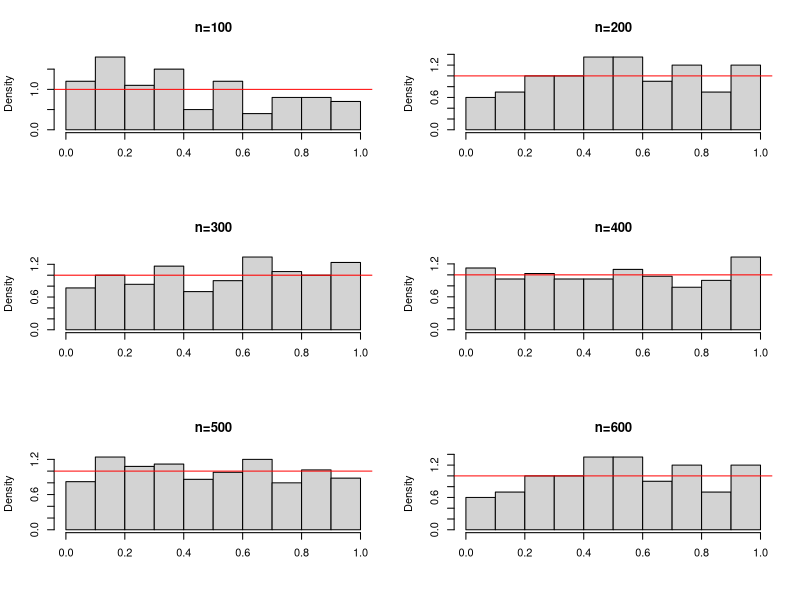
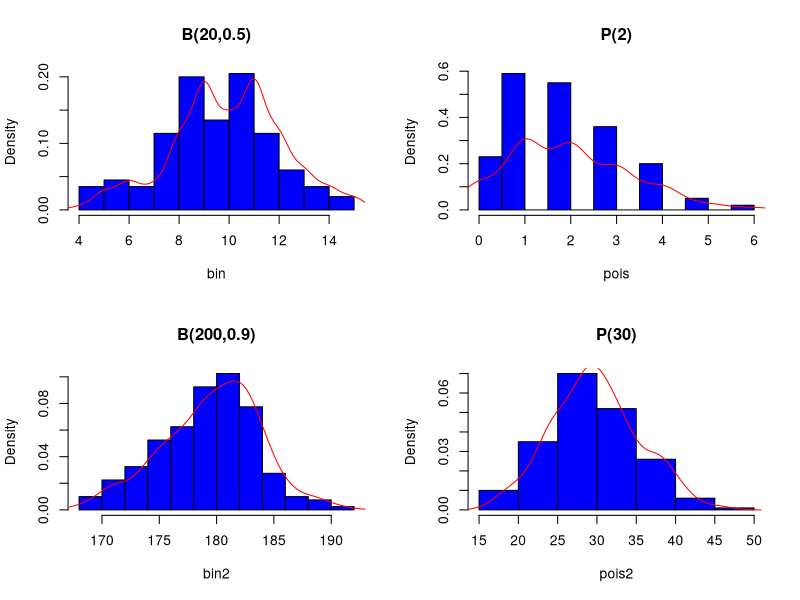
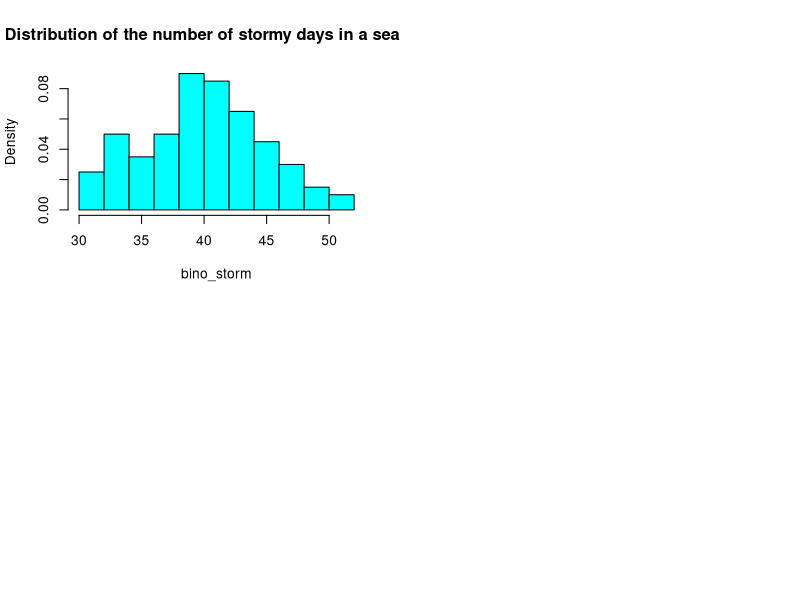

Recreate these plots in R, in order.

                        #=================================#
                        #=====   Simluation           ====#
                        #=================================#


#===========================================================
# Exercise 1 Random numbers generation
#===========================================================


set.seed(1234)  # random number seed for sampling repeatability



# Get a vector of 4 numbers
runif(4)  #by default is generated an uniform in (0,1)


# Get a vector of 3 numbers from 0 to 100
runif(3, min=0, max=100)


# Get 3 integers from 0 to 100
# Use max=101 because it will never actually equal 101
floor(runif(3, min=0, max=101))  

# This will do the same thing
sample(1:100, 3, replace=T)

# To generate integers WITHOUT replacement:
sample(1:100, 3, replace=F)


#comparison of several samples generated from U(0,1)

x<-runif(100)
y<-runif(200)
z<-runif(300)
k<-runif(400)
w<-runif(500)
j<-runif(600)

par(mfrow=c(3,2))

hist(x,main="n=100",prob=T,xlab="")
abline(h=1,col="red")
hist(y,main="n=200",prob=T,xlab="")
abline(h=1,col="red")
hist(z,main="n=300",prob=T,xlab="")
abline(h=1,col="red")
hist(k,main="n=400",prob=T,xlab="")
abline(h=1,col="red")
hist(w,main="n=500",prob=T,xlab="")
abline(h=1,col="red")
hist(y,main="n=600",prob=T,xlab="")
abline(h=1,col="red")


#------------------------------------------
# Exercise 2 Multinomial simulation
#----------------------------------------

pa.star<-0.21
pb.star<-0.08
p0.star<-0.71



pA<-pa.star*(2-pa.star-2*pb.star)
pB<-pb.star*(2-pb.star-2*pa.star)
pAB<-2*pa.star*pb.star
p0<-(1-pa.star-pb.star)^2

pA+pB+pAB+p0



Result<-matrix(,5,4)
colnames(Result)<-c("A","B","AB","0")
rownames(Result)<-c("run1","run2","run3","run4","run5")
j<-1

for (j in 1:5) {
  
u<-runif(2128)  #simulation of uniform random numbers
A<-0
AB<-0
B<-0
n0<-0
i<-1
for(i in 1:2128){   #loop 
  
  if (u[i]>0 & u[i]<=pA)  #subinterval 1
    
    A<-A+1  
  
  if (u[i]>pA  & u[i]<=pA+pB) #subinterval 2
    B<-B+1
  
  if (u[i]>pA+pB  & u[i]<=pA+pB+pAB)  #subinteral 3
    AB<-AB+1
  
  if (u[i]>pA+pB+pAB & u[i]<=1)                 
    n0<-n0+1
  
}

Result[j,]<-c(A,B,AB,n0)
j<-j+1

}

print(Result)
print("A=725, B=258, AB=72, 0=1073")


#------------------------------------------
# Exercise 3
#----------------------------------------



bin<-rbinom(200,20,0.5) # B(20,0.5)
pois<-rpois(200,2)      # P(2)
bin2<-rbinom(200,200,0.9) # B(20,0.5)
pois2<-rpois(200,30)      # P(2)


par(mfrow=c(2,2))
hist(bin, main="B(20,0.5)",col="blue",prob=T)
lines(density(bin),col="red")

hist(pois, main="P(2)",col="blue",prob=T)
lines(density(pois),col="red")

hist(bin2, main="B(200,0.9)",col="blue",prob=T)
lines(density(bin2),col="red")

hist(pois2, main="P(30)",col="blue",prob=T)
lines(density(pois2),col="red")



#------------------------------------------
# Exercise 4
#----------------------------------------

mean<-120*(1/3)
mean
var<-mean*(1-(1/3))
var

bino_storm<-rbinom(100,120,1/3)

hist(bino_storm,main="Distribution of the number of stormy days in a season",col="cyan",prob=T)

mean_100<-100*mean

#------------------------------------------
# Exercise 5
#----------------------------------------

a.11<-pnorm(1.2,1.6,0.42)
b.11<-pnorm(2,1.6,0.42)-pnorm(2,1.6,0.42)
c.11<-pnorm(2.4,1.6,0.42)-pnorm(0.8,1.6,0.42)
d.11<-rnorm(1000,1.6,0.42)
sample_1000<-mean(d.11)






